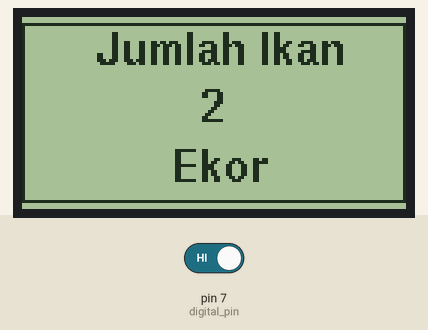
Recording of a sketch running on a simulated Arduino Uno, built with avr-gcc and run on an emulated ATmega328P. Parts: 128×64 one-colour display. The test bench sets the inputs (shaded band); at power-on: pin 7 (digital_pin) HIGH. What the sketch prints to the serial monitor is not drawn.

Above: at 3.2 s.
3.3 s: pin 7 (digital_pin) driven LOW
At 4.9 s:
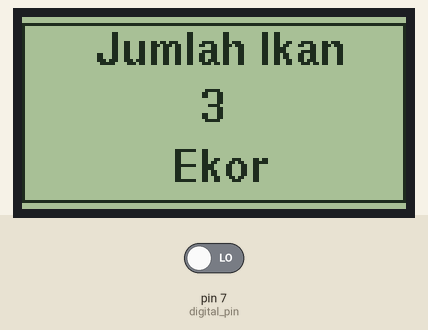
5.2 s: pin 7 (digital_pin) driven HIGH
At 7.5 s:
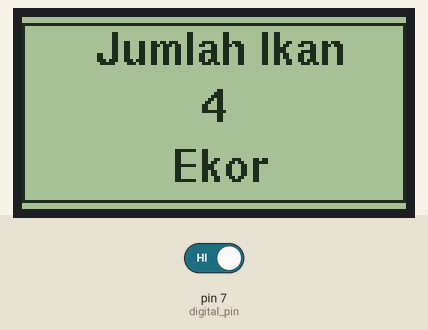
Timing chart, 0 to 9.0 s (numbered marks = the images above; inputs shaded):
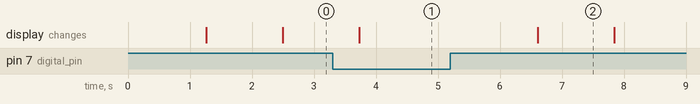

The sketch:

Stage1.ino
```cpp
// #include <DHT.h>
#include <U8g2lib.h>
#include <U8x8lib.h>

// #define DHTTYPE    DHT22

char Jumlahikan [7];
// char humidity [7];
// const char DEGREE_SYMBOL[] = { 0xB0, '\0' };

// float i = 0.0;
const int digital_pin = 7;
int x = 0;

// DHT dht(7, DHTTYPE);

U8G2_ST7920_128X64_1_HW_SPI u8g2(U8G2_R0, /* CS=*/ 10, /* reset=*/ 8);

void setup() {

  // dht.begin();
  Serial.begin(9600);
  pinMode(digital_pin,INPUT);
  u8g2.begin();
  u8g2.enableUTF8Print();
  u8g2.setFont(u8g2_font_helvB10_tf);
  u8g2.setColorIndex(1);
}

void loop() {
  u8g2.firstPage();
  if(digitalRead(digital_pin) == 0) {
    Serial.print("\t Digital Reading=");
    Serial.println("TIDAK ADA OBJEK");
    Serial.print(" Counter=");
    Serial.print(x);
  } else {
    x = x + 1;
    Serial.print("\t Digital Reading=");
    Serial.println("ADA OBJEK");
    Serial.print(" Counter=");
    Serial.print(x);

  // i = i + 1.0;
// x++;
  delay (1000);
}
do {
    draw();
  } while( u8g2.nextPage() );
}

void draw(){

  readJumlahikan();
  // readHumidity();

  u8g2.drawFrame(0,2,128,60);
  // u8g2.drawFrame(0,33,128,31);

  u8g2.drawStr( 25, 16, "Jumlah Ikan");
  u8g2.drawStr( 60, 35, Jumlahikan);
  // u8g2.drawUTF8(70, 28, DEGREE_SYMBOL);
  u8g2.drawUTF8(50, 55, "Ekor");

  // u8g2.drawStr(30,46, "Humidity");
  // u8g2.drawStr( 37, 61, humidity);
  // u8g2.drawStr(75,61, "%");
}

void readJumlahikan()
{
  // float t = 0.0+i;
  // dtostrf(t, 3, 1, temperature);
itoa(x,Jumlahikan,10);
}

// void readHumidity()
// {
//   // float h = 0.0+i;
//   // dtostrf(h, 3, 1, humidity);
// //   itoa(x,humidity,10);
// }
```

Measured:
- after the input at 5.2 s, the display: changes after 1.4 s (image 2)
